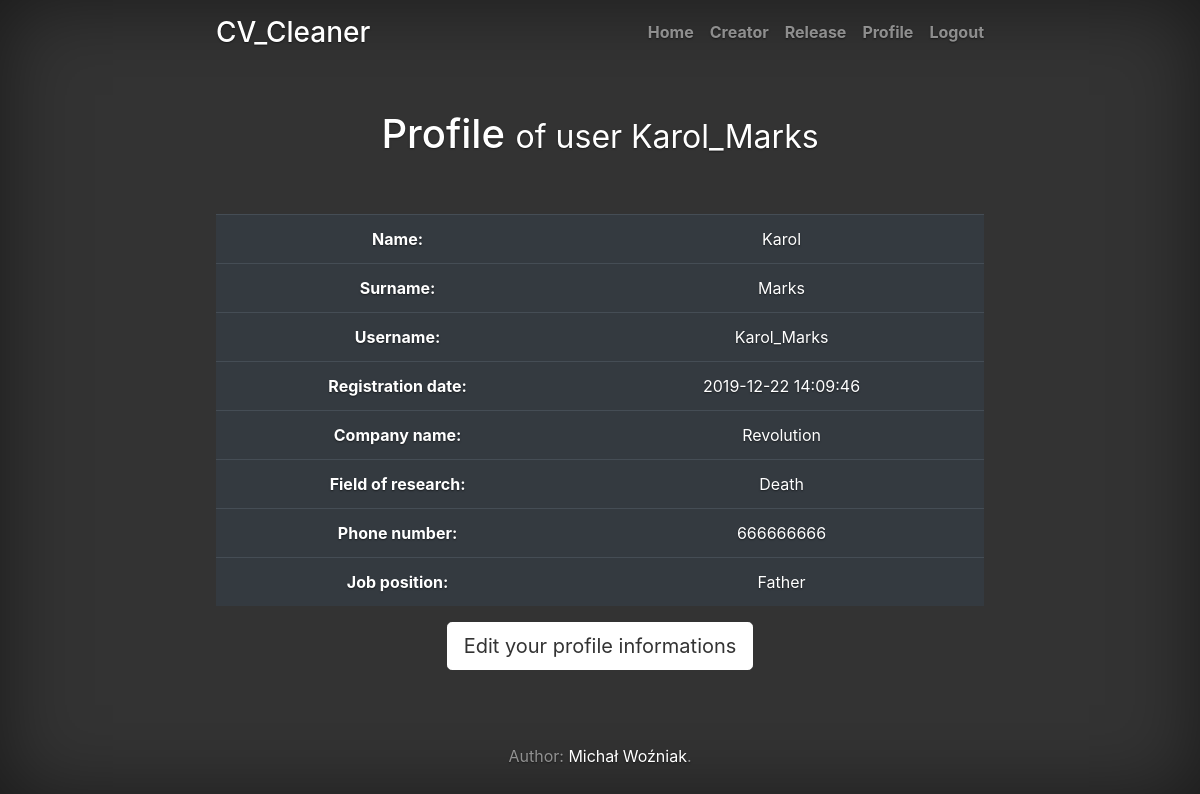
Screenshot of /profile (signed in) with the database file from the repository.
### tables this page shows
CREATE TABLE users_additional_informations(
   ID INTEGER PRIMARY KEY, company_name VARCHAR(100),
   field_of_research VARCHAR(100), phone_number VARCHAR(20),
   job_position VARCHAR(100) 
);

### application.py (the view)
@app.route("/profile")
@logged_in_checker
def profile():
    c = sqlite3.connect('databases/coreApp.db')
    conn = c.cursor()
    tmp = f"CREATE VIEW profile_view AS SELECT name, surname, username, register_date, company_name, field_of_research, phone_number,job_position FROM users as A LEFT JOIN users_additional_informations as B on B.ID = A.ID WHERE A.ID = {session.get('ID')}"
    conn.execute("DROP VIEW IF EXISTS profile_view")
    conn.execute(tmp)
    conn.execute("select* from profile_view")
    conn.row_factory = sqlite3.Row
    rows = conn.fetchall()
    data = dict(rows[0])
    conn.close()
    return render_template("profile.html", text=data)

### application.py (called while the page is built)
def logged_in_checker(f):
    @wraps(f)
    def wrap(*args, **kwargs):
        if 'logged_in' in session:
            return f(*args, **kwargs)
        else:
            flash('Unauthorized!, Please login now!', 'danger')
            return redirect(url_for('signin'))
    return wrap

### templates/profile.html
{% extends 'layout.html' %}
{% block body %}
<h1>Profile <small> of user {{session.username}} </small></h1>
<br></br>
<table class="table table-dark">
    <tbody>
      <tr>
        <th scope="row">Name: </th>
        <td>{{text.name}}</td>
      </tr>
      <tr>
        <th scope="row">Surname: </th>
        <td>{{text.surname}}</td>
      </tr>
      <tr>
        <th scope="row">Username: </th>
        <td>{{text.username}}</td>
      </tr>
      <tr>
        <th scope="row">Registration date: </th>
        <td>{{text.register_date}}</td>
      </tr>
      <tr>
        <th scope="row">Company name: </th>
        <td>{{text.company_name}}</td>
      </tr>
      <tr>
        <th scope="row">Field of research: </th>
        <td>{{text.field_of_research}}</td>
      </tr>
      <tr>
        <th scope="row">Phone number: </th>
        <td>{{text.phone_number}}</td>
      </tr>
      <tr>
        <th scope="row">Job position: </th>
        <td>{{text.job_position}}</td>
      </tr>
    </tbody>
  </table>
  <p class="lead">
<a href="/profile_edit" class="btn btn-lg btn-secondary">Edit your profile informations</a>
</p>
{% endblock %}

### templates/layout.html (shortened to what this page needs)
<!DOCTYPE html>
<html lang="en">
    <head>
        <link rel="stylesheet" href="https://stackpath.bootstrapcdn.com/bootstrap/4.4.1/css/bootstrap.min.css">
           <link href="static\cover.css" rel="stylesheet">
    </head>
    <body class="text-center">
        <div class="cover-container d-flex w-100 h-100 p-3 mx-auto flex-column" >
                <header class="masthead mb-auto">
                    <div class="inner">
                    <h3 class="masthead-brand">CV_Cleaner</h3>
                    {% include 'includes/_navbar.html' %}
                    </div>
                </header>
                {% block body %}{% endblock %}
                <footer class="mastfoot mt-auto">
                    <div class="inner">
                    <p>Author: <a href="https://www.linkedin.com/in/micha%C5%82-wo%C5%BAniak-0a89ab160/">Michał Woźniak</a>.</p>
                    </div>
                </footer>
                </div>
    </body>
    </html>

### templates/includes/_navbar.html
<nav class="nav nav-masthead justify-content-center">
        <a class="nav-link " href="/">Home</a>
        {% if session.logged_in %}
        <a class="nav-link " href="/creator">Creator</a>
        <a class="nav-link" href = "/release">Release</a>
        <a class="nav-link" href = "/profile">Profile</a>
        <a class="nav-link" href="/logout">Logout</a>
            {% else %}
            <a class="nav-link" href="/features">Features</a>
            <a class="nav-link" href="/features_more">Our algorithms</a>
            <a class="nav-link" href="/contact">Contact</a>
        <a class="nav-link " href="/signup">Sign up</a>
        <a class="nav-link" href="/signin">Sign in</a>
            {% endif %}
    </nav>

### static/cover.css (style rules this page uses)
a, a:focus, a:hover { color: #fff; }
.btn-secondary, .btn-secondary:hover, .btn-secondary:focus { color: #333; text-shadow: none; background-color: #fff; border: .05rem solid #fff; }
html, body { height: 100%; background-color: #333; }
body { display: -ms-flexbox; display: flex; color: #fff; text-shadow: 0 .05rem .1rem rgba(0, 0, 0, .5); box-shadow: inset 0 0 5rem rgba(0, 0, 0, .5); }
.cover-container { max-width: 50em; }
.masthead { margin-bottom: 2rem; }
.masthead-brand { margin-bottom: 0; }
.nav-masthead .nav-link { padding: .25rem 0; font-weight: 700; color: rgba(255, 255, 255, .5); background-color: transparent; border-bottom: .25rem solid transparent; }
.nav-masthead .nav-link + .nav-link { margin-left: 1rem; }
@media (min-width: 48em) { .masthead-brand { float: left; } }
@media (min-width: 48em) { .nav-masthead { float: right; } }
.mastfoot { color: rgba(255, 255, 255, .5); }

### rows the page displays
users_additional_informations: company_name "Revolution", field_of_research "Death", phone_number "666666666", job_position "Father"

### other values shown
{{ session.username }} "Karol_Marks"
{{ text.name }} "Karol"
{{ text.surname }} "Marks"
{{ text.username }} "Karol_Marks"
{{ text.register_date }} "2019-12-22 14:09:46"
